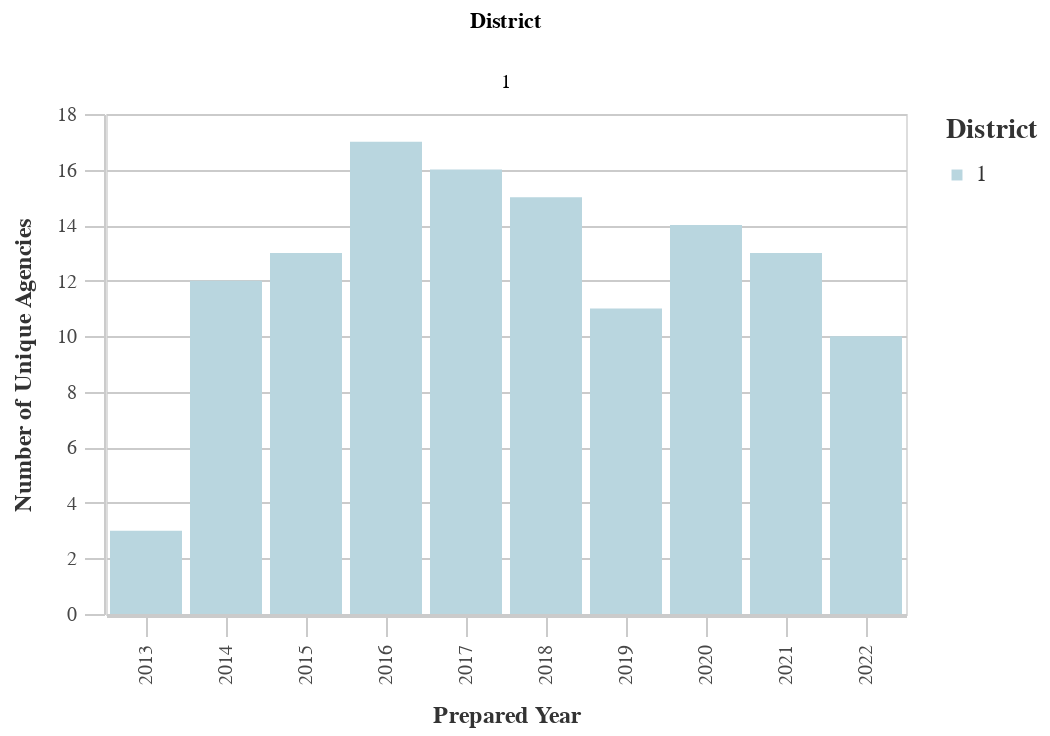

Notebook code cell kept with this figure:
### Markdown cell above
### Number of Unique Prefix Codes by District

### Code cell
#Unique Prefixes by Dist
dist_years_prefix = ((
        df
        >> group_by(_.prepared_y, _.dist)
        >> summarize(n=_.prefix.nunique())
        >> arrange(-_.prepared_y)
    ).rename(columns={'dist':'District', 'n':'Count'}))

chart11 = (alt.Chart(dist_years_prefix).mark_bar().encode(
        column='District:N',
        x=alt.X('prepared_y:O', title='Prepared Year'),
        y=alt.Y('Count:Q', title='Number of Unique Agencies'),
        color = alt.Color("District:N", 
                              scale=alt.Scale(
                                  range=altair_utils.CALITP_SEQUENTIAL_COLORS),  
                               legend=alt.Legend(title="District")
                              )
                              ))
chart11 = styleguide.preset_chart_config(chart11)
chart11 = _dla_utils.add_tooltip(chart11, 'prepared_y','Count')
    

display(chart11)

### Figure 1 — Vega-Lite specification as saved in the notebook (floating-point values rounded to 4 significant figures)
{"config": {"view": {"continuousWidth": 400, "continuousHeight": 300}, "axis": {"domainColor": "#cbcbcb", "grid": true, "gridColor": "#cbcbcb", "gridWidth": 1, "labelColor": "#474747", "labelFont": "Nunito Sans", "labelFontSize": 10, "labelPadding": 4, "tickColor": "#cbcbcb", "tickSize": 10, "titleColor": "#333", "titleFont": "Raleway", "titleFontSize": 12, "titlePadding": 10}, "axisBand": {"grid": false}, "background": "white", "font": "Raleway", "header": {"labelFont": "Nunito Sans", "titleFont": "Raleway"}, "legend": {"labelColor": "#333", "labelFont": "Nunito Sans", "labelFontSize": 11, "labelLimit": 0, "padding": 1, "symbolSize": 30, "symbolType": "square", "titleColor": "#333", "titleFont": "Raleway", "titleFontSize": 14, "titlePadding": 10}, "title": {"anchor": "middle", "font": "Raleway", "fontSize": 18, "fontWeight": 300, "offset": 20}}, "data": {"name": "data-5595e3dbbda2409e7c1ba2859b841467"}, "mark": "bar", "encoding": {"color": {"field": "District", "legend": {"title": "District"}, "scale": {"range": ["#B9D6DF", "#8CBCCB", "#2EA8CE", "#136C97", "#0B405B"]}, "type": "nominal"}, "column": {"field": "District", "type": "nominal"}, "tooltip": [{"field": "prepared_y", "type": "quantitative"}, {"field": "Count", "type": "quantitative"}], "x": {"field": "prepared_y", "title": "Prepared Year", "type": "ordinal"}, "y": {"field": "Count", "title": "Number of Unique Agencies", "type": "quantitative"}}, "height": 250, "width": 400, "$schema": "https://vega.github.io/schema/vega-lite/v4.17.0.json", "datasets": {"data-5595e3dbbda2409e7c1ba2859b841467": [{"prepared_y": 2022.0, "District": 1, "Count": 10}, {"prepared_y": 2021.0, "District": 1, "Count": 13}, {"prepared_y": 2020.0, "District": 1, "Count": 14}, {"prepared_y": 2019.0, "District": 1, "Count": 11}, {"prepared_y": 2018.0, "District": 1, "Count": 15}, {"prepared_y": 2017.0, "District": 1, "Count": 16}, {"prepared_y": 2016.0, "District": 1, "Count": 17}, {"prepared_y": 2015.0, "District": 1, "Count": 13}, {"prepared_y": 2014.0, "District": 1, "Count": 12}, {"prepared_y": 2013.0, "District": 1, "Count": 3}]}}
